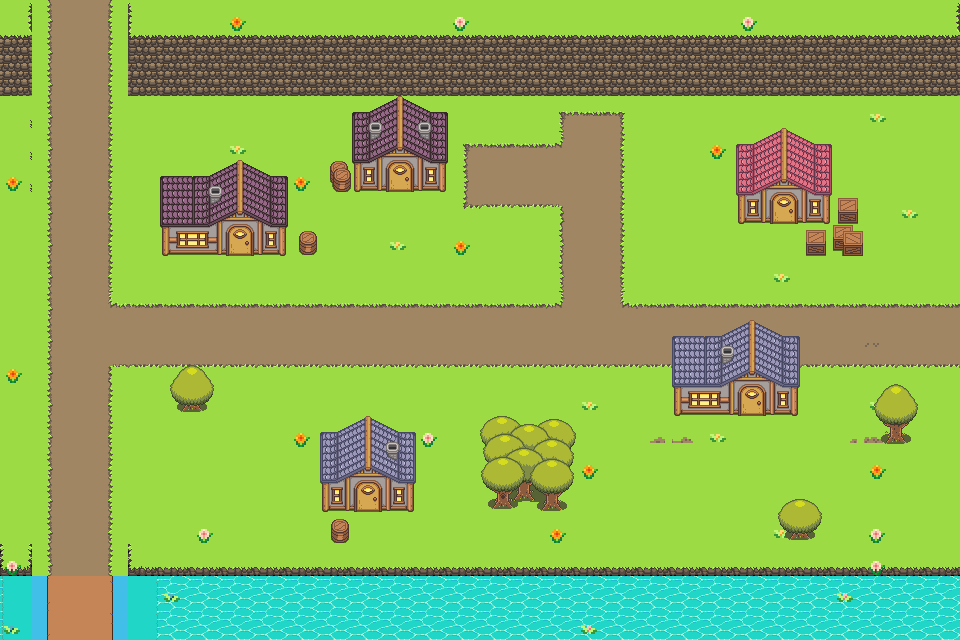

Rendered tile map (Tiled .tmx) drawn with the repository's tilesets; below, a short description and the map source with its tile grids summarised:
An orthogonal 30x20 tile map with 32x32 px tiles, 3 tile layers (ground, deco, trees), 4 tilesets and 20 objects.

<map version="1.10" tiledversion="1.10.1" orientation="orthogonal" renderorder="right-down" width="30" height="20" tilewidth="32" tileheight="32" infinite="0" nextlayerid="5" nextobjectid="31">
 <tileset firstgid="1" source="sHTdTJ.tsx" />
 <tileset firstgid="161" source="VLwDq.tsx" />
 <tileset firstgid="289" source="rbk4Ue.tsx" />
 <tileset firstgid="343" source="Houses.tsx" />
 <layer id="1" name="ground" width="30" height="20">
  <data>[600 cells, 600 non-empty, 30 distinct tile ids]</data>
 </layer>
 <layer id="2" name="deco" width="30" height="20">
  <data>[600 cells, 92 non-empty, 54 distinct tile ids]</data>
 </layer>
 <layer id="3" name="trees" width="30" height="20">
  <data>[600 cells, 21 non-empty, 21 distinct tile ids]</data>
 </layer>
 <objectgroup id="4" name="collide" visible="0">
  <!-- 20 objects omitted --></objectgroup>
</map>
<!-- 20 of 20 objects omitted -->
